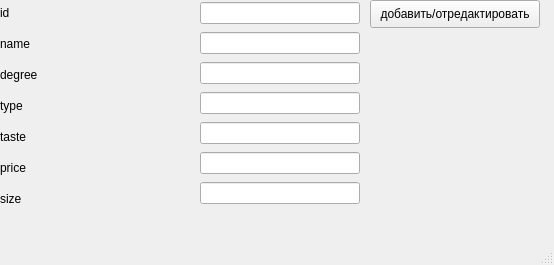
<?xml version="1.0" encoding="UTF-8"?>
<ui version="4.0">
 <class>MainWindow</class>
 <widget class="QMainWindow" name="MainWindow">
  <property name="geometry">
   <rect>
    <x>0</x>
    <y>0</y>
    <width>554</width>
    <height>265</height>
   </rect>
  </property>
  <property name="windowTitle">
   <string>MainWindow</string>
  </property>
  <widget class="QWidget" name="centralwidget">
   <widget class="QPushButton" name="pushButton">
    <property name="geometry">
     <rect>
      <x>370</x>
      <y>0</y>
      <width>170</width>
      <height>28</height>
     </rect>
    </property>
    <property name="text">
     <string>добавить/отредактировать</string>
    </property>
   </widget>
   <widget class="QWidget" name="verticalLayoutWidget">
    <property name="geometry">
     <rect>
      <x>200</x>
      <y>0</y>
      <width>160</width>
      <height>212</height>
     </rect>
    </property>
    <layout class="QVBoxLayout" name="verticalLayout">
     <item>
      <widget class="QLineEdit" name="lineEdit">
       <property name="text">
        <string/>
       </property>
      </widget>
     </item>
     <item>
      <widget class="QLineEdit" name="lineEdit_2"/>
     </item>
     <item>
      <widget class="QLineEdit" name="lineEdit_3"/>
     </item>
     <item>
      <widget class="QLineEdit" name="lineEdit_4"/>
     </item>
     <item>
      <widget class="QLineEdit" name="lineEdit_5"/>
     </item>
     <item>
      <widget class="QLineEdit" name="lineEdit_6"/>
     </item>
     <item>
      <widget class="QLineEdit" name="lineEdit_7"/>
     </item>
    </layout>
   </widget>
   <widget class="QWidget" name="verticalLayoutWidget_2">
    <property name="geometry">
     <rect>
      <x>0</x>
      <y>0</y>
      <width>191</width>
      <height>211</height>
     </rect>
    </property>
    <layout class="QVBoxLayout" name="verticalLayout_2">
     <item>
      <widget class="QLabel" name="label_7">
       <property name="text">
        <string>id</string>
       </property>
      </widget>
     </item>
     <item>
      <widget class="QLabel" name="label_6">
       <property name="text">
        <string>name</string>
       </property>
      </widget>
     </item>
     <item>
      <widget class="QLabel" name="label_5">
       <property name="text">
        <string>degree</string>
       </property>
      </widget>
     </item>
     <item>
      <widget class="QLabel" name="label">
       <property name="text">
        <string>type</string>
       </property>
      </widget>
     </item>
     <item>
      <widget class="QLabel" name="label_3">
       <property name="text">
        <string>taste</string>
       </property>
      </widget>
     </item>
     <item>
      <widget class="QLabel" name="label_2">
       <property name="text">
        <string>price</string>
       </property>
      </widget>
     </item>
     <item>
      <widget class="QLabel" name="label_4">
       <property name="text">
        <string>size</string>
       </property>
      </widget>
     </item>
    </layout>
   </widget>
  </widget>
  <widget class="QMenuBar" name="menubar">
   <property name="geometry">
    <rect>
     <x>0</x>
     <y>0</y>
     <width>554</width>
     <height>26</height>
    </rect>
   </property>
  </widget>
  <widget class="QStatusBar" name="statusbar"/>
 </widget>
 <resources/>
 <connections/>
</ui>
